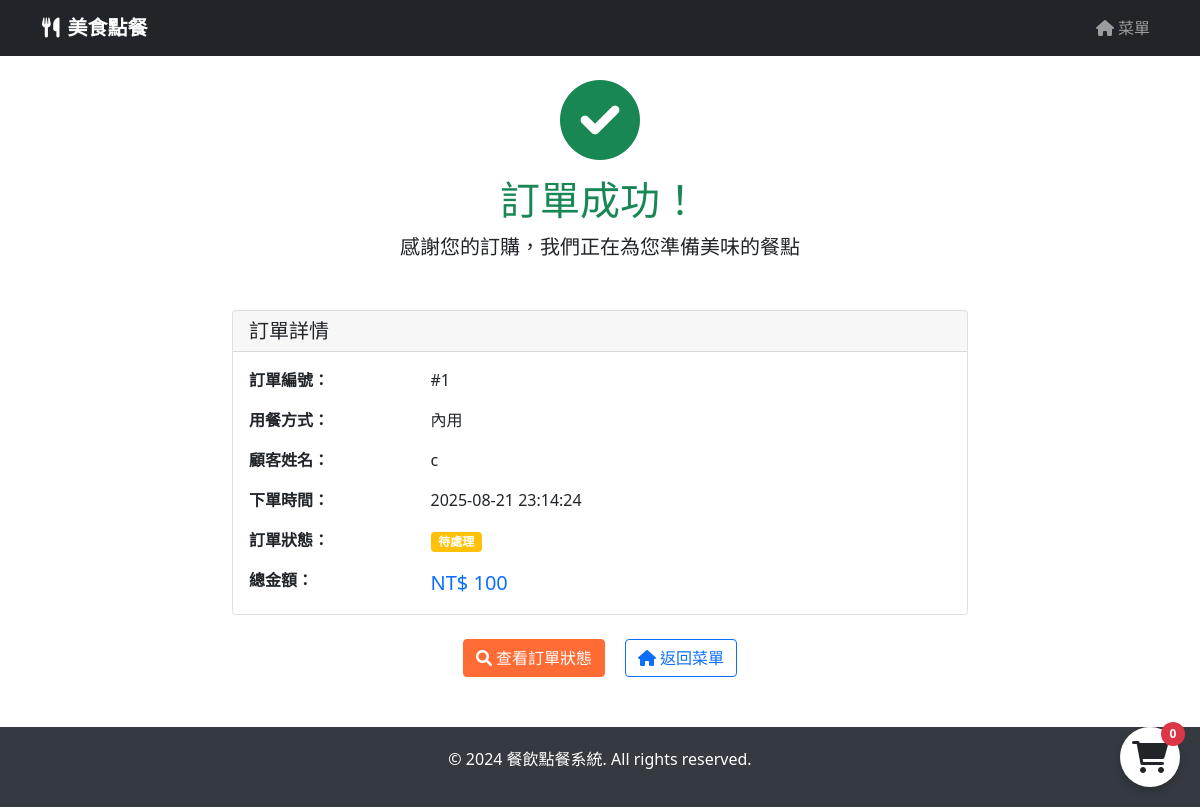
/order_success/1, run on the app's committed database.
### app.py (models this page shows)
class Order(db.Model):
    id = db.Column(db.Integer, primary_key=True)
    customer_name = db.Column(db.String(100), nullable=False)
    customer_phone = db.Column(db.String(20))
    order_items = db.Column(db.Text, nullable=False)  # JSON string
    total_price = db.Column(db.Float, nullable=False)
    status = db.Column(db.String(20), default='待處理')  # 待處理/製作中/完成
    created_at = db.Column(db.DateTime, default=datetime.utcnow)
    cashier_id = db.Column(db.Integer, db.ForeignKey('cashier.id'), nullable=True)  # 處理訂單的收銀員
    dine_in = db.Column(db.Boolean, default=True)  # True為內用，False為外帶
    notified = db.Column(db.Boolean, default=False)  # 是否已通知前端

### app.py (the view)
@app.route('/order_success/<int:order_id>')
def order_success(order_id):
    order = Order.query.get_or_404(order_id)
    return render_template('order_success.html', order=order)

### app.py (called while the page is built)
@app.template_filter('int')
def int_filter(value):
    try:
        return int(float(value))
    except:
        return 0

@app.template_filter('localtime')
def localtime_filter(value):
    if value:
        utc_time = value.replace(tzinfo=timezone('UTC'))
        local_time = utc_time.astimezone(tz)
        return local_time.strftime('%Y-%m-%d %H:%M:%S')
    return value

### templates/order_success.html (shortened to what this page needs)
{% extends "base.html" %}
{% block content %}
<div class="row justify-content-center">
    <div class="col-md-8">
        <div class="text-center mb-5">
            <div class="text-success mb-3">
                <i class="fas fa-check-circle fa-5x"></i>
            </div>
            <h1 class="text-success">訂單成功！</h1>
            <p class="lead">感謝您的訂購，我們正在為您準備美味的餐點</p>
        </div>
        <div class="card">
            <div class="card-header">
                <h5 class="mb-0">訂單詳情</h5>
            </div>
            <div class="card-body">
                <div class="row mb-3">
                    <div class="col-sm-3"><strong>訂單編號：</strong></div>
                    <div class="col-sm-9">#{{ order.id }}</div>
                </div>
<div class="row mb-3">
    <div class="col-sm-3"><strong>用餐方式：</strong></div>
    <div class="col-sm-9">{{ '內用' if order.dine_in else '外帶' }}</div>
</div>
                <div class="row mb-3">
                    <div class="col-sm-3"><strong>顧客姓名：</strong></div>
                    <div class="col-sm-9">{{ order.customer_name }}</div>
                </div>
                <div class="row mb-3">
                    <div class="col-sm-3"><strong>下單時間：</strong></div>
                    <div class="col-sm-9">{{ order.created_at|localtime }}</div>
                </div>
                <div class="row mb-3">
                    <div class="col-sm-3"><strong>訂單狀態：</strong></div>
                    <div class="col-sm-9">
                        <span class="badge bg-warning">{{ order.status }}</span>
                    </div>
                </div>
                <div class="row">
                    <div class="col-sm-3"><strong>總金額：</strong></div>
                    <div class="col-sm-9 text-primary fs-5">NT$ {{ order.total_price|int }}</div>
                </div>
            </div>
        </div>
        <div class="text-center mt-4">
            <a href="{{ url_for('order_status', order_id=order.id) }}" class="btn btn-primary me-3">
                <i class="fas fa-search me-1"></i>查看訂單狀態
            </a>
            <a href="{{ url_for('menu') }}" class="btn btn-outline-primary">
                <i class="fas fa-home me-1"></i>返回菜單
            </a>
        </div>
    </div>
</div>
{% endblock %}

### templates/base.html (style rules this page uses)
.btn-primary { background-color: #ff6b35; border-color: #ff6b35; }

### data on the page
Order: id "1", dine_in "內用", customer_name "c", created_at "2025-08-21 23:14:24", status "待處理", total_price "100"
